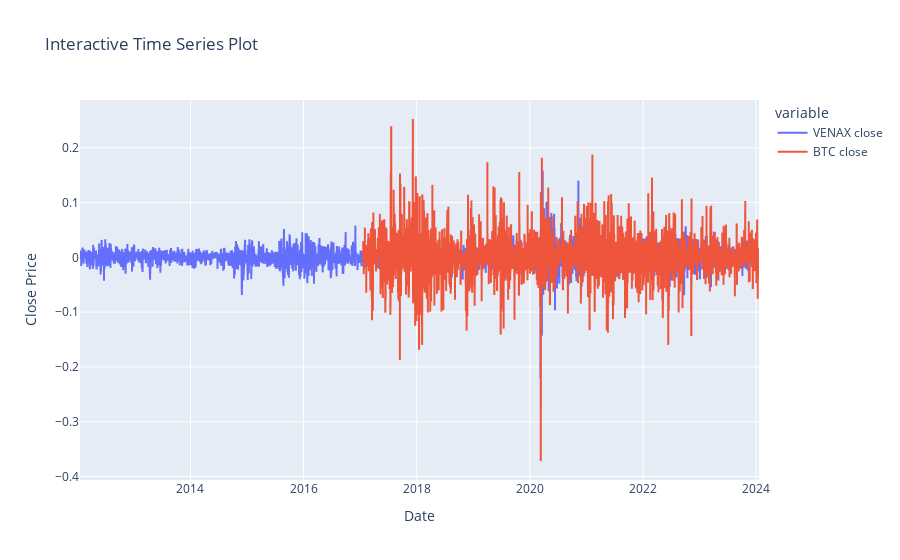

The notebook cell this image was saved under:
### Code cell
# Time Series Plot#2
start_date = '2017-01-20'
end_date = '2024-01-17'
selected_df = combined_df.loc[start_date:end_date]

fig1 = px.line(combined_df, x=combined_df.index, y=['VENAX close', 'BTC close'], title='Interactive Time Series Plot')
fig1.update_xaxes(title_text='Date')
fig1.update_yaxes(title_text='Close Price')

### Figure 1 — Plotly figure (JSON) as saved in the notebook; plotly's stock layout.template omitted (floating-point values rounded to 4 significant figures; data arrays with more than 128 entries replaced by an {"elided": "..."} marker saying what was removed)
{"data": [{"hovertemplate": "variable=VENAX close<br>Date=%{x}<br>value=%{y}<extra></extra>", "legendgroup": "VENAX close", "line": {"color": "#636efa", "dash": "solid"}, "marker": {"symbol": "circle"}, "mode": "lines", "name": "VENAX close", "showlegend": true, "type": "scattergl", "x": {"elided": "5578 str values"}, "xaxis": "x", "y": {"elided": "5578 float values"}, "yaxis": "y"}, {"hovertemplate": "variable=BTC close<br>Date=%{x}<br>value=%{y}<extra></extra>", "legendgroup": "BTC close", "line": {"color": "#EF553B", "dash": "solid"}, "marker": {"symbol": "circle"}, "mode": "lines", "name": "BTC close", "showlegend": true, "type": "scattergl", "x": {"elided": "5578 str values"}, "xaxis": "x", "y": {"elided": "5578 float values"}, "yaxis": "y"}], "layout": {"autosize": true, "legend": {"title": {"text": "variable"}, "tracegroupgap": 0}, "title": {"text": "Interactive Time Series Plot"}, "xaxis": {"anchor": "y", "autorange": true, "domain": [0, 1], "range": ["2012-01-18 16:00", "2024-01-20"], "title": {"text": "Date"}, "type": "date"}, "yaxis": {"anchor": "x", "autorange": true, "domain": [0, 1], "range": [-0.4064, 0.2871], "title": {"text": "Close Price"}, "type": "linear"}}}
